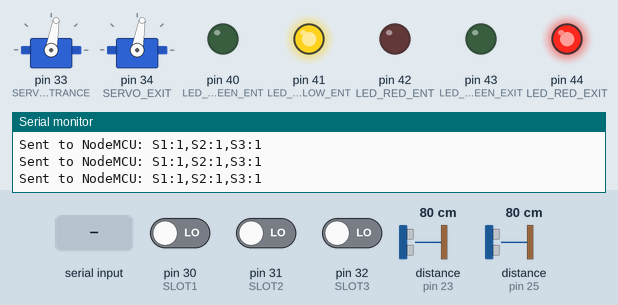
Recording of a sketch running on a simulated Arduino Mega 2560, built with avr-gcc and run on an emulated ATmega2560. On the bench: 2 × servo, output pins drawn as LEDs (lit = HIGH), the last lines printed to the serial monitor. Wiring (inferred from the names in the program): 2 × ultrasonic range finder: trigger pin 22, echo pin 23 / trigger pin 24, echo pin 25. The test bench sets the inputs (shaded band); at power-on: distance to the obstacle (sensors on pin 25, pin 23) 80 cm, pin 30 (SLOT1) LOW, pin 31 (SLOT2) LOW, pin 32 (SLOT3) LOW. The echo pulse lasts 58.3 µs per cm; pins used as bus, display or sensor lines are not drawn.

Above: at 1.2 s.
1.3 s: "OPEN_ENTRANCE\n" received over the second serial link
At 3.7 s:
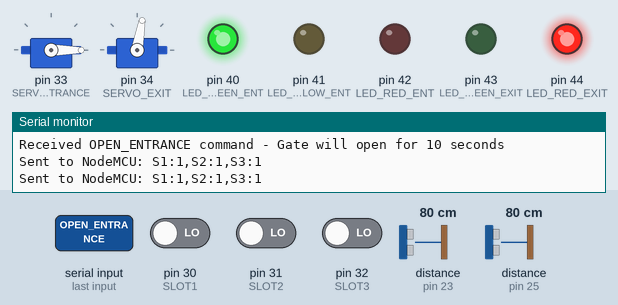
4.2 s: distance to the obstacle (sensor on pin 25) set to 12 cm
5.7 s: distance to the obstacle (sensor on pin 25) set to 9 cm
At 7.8 s:
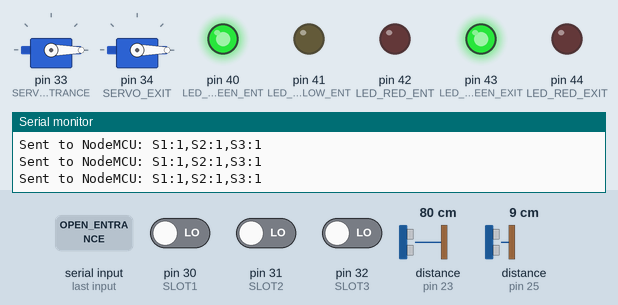
8.5 s: "CLOSE_ENTRANCE\n" received over the second serial link
At 10.9 s:
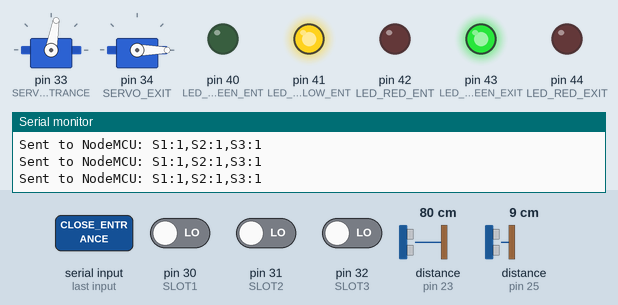
11.2 s: "LOT_FULL\n" received over the second serial link
At 11.7 s:
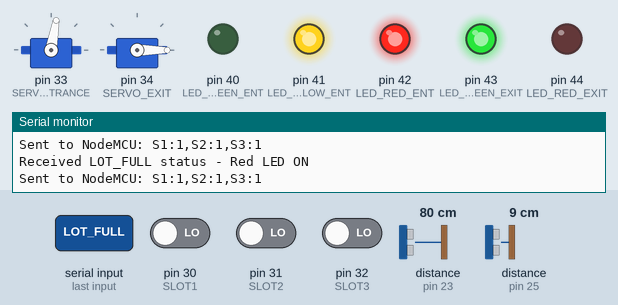
12.7 s: distance to the obstacle (sensor on pin 25) set to 18 cm
At 14.8 s:
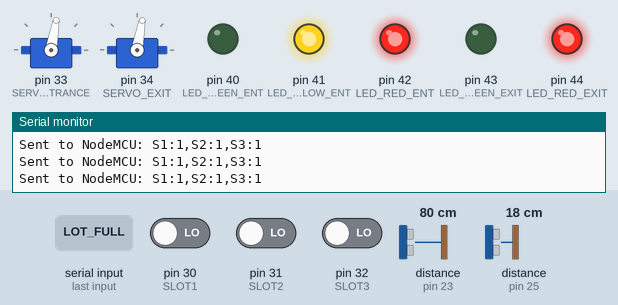
Timing chart, 0 to 16.3 s (numbered marks = the images above; inputs shaded):
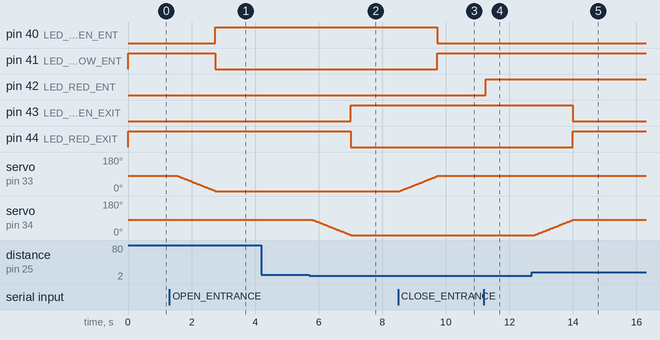

The sketch:

mega_sketch.ino
```cpp
// mega_sketch.ino
#include <Servo.h>

// ----- Pin Definitions -----
#define TRIG_IN 22
#define ECHO_IN 23
#define TRIG_OUT 24
#define ECHO_OUT 25
#define SLOT1 30
#define SLOT2 31
#define SLOT3 32
#define SERVO_ENTRANCE 33
#define SERVO_EXIT 34
#define LED_GREEN_ENT 40
#define LED_YELLOW_ENT 41
#define LED_RED_ENT 42
#define LED_GREEN_EXIT 43
#define LED_RED_EXIT 44

// ----- Constants -----
#define DIST_THRESHOLD 10.0 // cm for car detection
#define OPEN_ANGLE 0
#define CLOSED_ANGLE 80
#define SERVO_DELAY 15
#define ULTRASONIC_DELAY 100

Servo gateEntrance;
Servo gateExit;

// --- State variables ---
bool physicalCarAtEntrance = false;
bool physicalCarAtExit = false;
bool remoteGateOpenCommand = false; // New: command from NodeMCU
unsigned long gateOpenTime = 0;     // Timestamp when gate was opened remotely
const unsigned long GATE_OPEN_DURATION = 10000; // Keep gate open for 10 seconds
bool lotIsFull = false;             // New: lot full status from backend

// --- Function Prototypes ---
float getDistance(int trigPin, int echoPin);
bool isSlotFree(int pin);
void moveServoSmooth(Servo &motor, int toAngle);
void handleSerialCommands();
void sendStatusToNodeMCU();

void setup()
{
    Serial.begin(9600);  // PC debug
    Serial1.begin(9600); // NodeMCU connection

    pinMode(TRIG_IN, OUTPUT);
    pinMode(ECHO_IN, INPUT);
    pinMode(TRIG_OUT, OUTPUT);
    pinMode(ECHO_OUT, INPUT);
    pinMode(SLOT1, INPUT);
    pinMode(SLOT2, INPUT);
    pinMode(SLOT3, INPUT);
    pinMode(LED_GREEN_ENT, OUTPUT);
    pinMode(LED_YELLOW_ENT, OUTPUT);
    pinMode(LED_RED_ENT, OUTPUT);
    pinMode(LED_GREEN_EXIT, OUTPUT);
    pinMode(LED_RED_EXIT, OUTPUT);

    gateEntrance.attach(SERVO_ENTRANCE);
    gateExit.attach(SERVO_EXIT);
    gateEntrance.write(CLOSED_ANGLE);
    gateExit.write(CLOSED_ANGLE);

    digitalWrite(LED_YELLOW_ENT, HIGH);
    digitalWrite(LED_RED_EXIT, HIGH);

    Serial.println("Mega Smart Parking Ready");
    Serial1.println("MEGA_READY");
}

void loop()
{
    // 1. Check for commands from NodeMCU (e.g., "OPEN_ENTRANCE")
    handleSerialCommands();

    // 2. Read all sensors
    float distIn = getDistance(TRIG_IN, ECHO_IN);
    physicalCarAtEntrance = (distIn > 0 && distIn < DIST_THRESHOLD);

    float distOut = getDistance(TRIG_OUT, ECHO_OUT);
    physicalCarAtExit = (distOut > 0 && distOut < DIST_THRESHOLD);

    bool s1_free = isSlotFree(SLOT1);
    bool s2_free = isSlotFree(SLOT2);
    bool s3_free = isSlotFree(SLOT3);
    int freeSlots = s1_free + s2_free + s3_free;

    // 3. Control gates based on logic
    // Entrance Gate Logic:
    // Priority 1: Remote command (booked user) - open for 10 seconds
    // Priority 2: Physical car detected AND slots available AND lot not full

    bool shouldOpenEntrance = false;

    // Check if remote command timer is still active
    if (remoteGateOpenCommand && (millis() - gateOpenTime < GATE_OPEN_DURATION))
    {
        shouldOpenEntrance = true;
    }
    else if (remoteGateOpenCommand)
    {
        // Timer expired, reset the command
        remoteGateOpenCommand = false;
        Serial.println("Remote gate command expired, closing gate");
    }

    // Physical car detection (drive-up customers)
    if (!shouldOpenEntrance && physicalCarAtEntrance && freeSlots > 0 && !lotIsFull)
    {
        shouldOpenEntrance = true;
    }

    // Apply entrance gate control
    if (shouldOpenEntrance)
    {
        moveServoSmooth(gateEntrance, OPEN_ANGLE);
        digitalWrite(LED_GREEN_ENT, HIGH);
        digitalWrite(LED_YELLOW_ENT, LOW);
        digitalWrite(LED_RED_ENT, LOW);
    }
    else
    {
        moveServoSmooth(gateEntrance, CLOSED_ANGLE);
        digitalWrite(LED_GREEN_ENT, LOW);
        digitalWrite(LED_YELLOW_ENT, HIGH);
        digitalWrite(LED_RED_ENT, lotIsFull ? HIGH : LOW);
    }

    // Exit Gate Logic: Open if a car is at the exit
    if (physicalCarAtExit)
    {
        moveServoSmooth(gateExit, OPEN_ANGLE);
        digitalWrite(LED_GREEN_EXIT, HIGH);
        digitalWrite(LED_RED_EXIT, LOW);
    }
    else
    {
        moveServoSmooth(gateExit, CLOSED_ANGLE);
        digitalWrite(LED_GREEN_EXIT, LOW);
        digitalWrite(LED_RED_EXIT, HIGH);
    }

    // 4. Send status to NodeMCU every loop
    sendStatusToNodeMCU();

    delay(500); // Main loop delay
}

void handleSerialCommands()
{
    if (Serial1.available())
    {
        String cmd = Serial1.readStringUntil('\n');
        cmd.trim();
        if (cmd == "OPEN_ENTRANCE")
        {
            remoteGateOpenCommand = true;
            gateOpenTime = millis(); // Record the time when gate was opened
            Serial.println("Received OPEN_ENTRANCE command - Gate will open for 10 seconds");
        }
        else if (cmd == "CLOSE_ENTRANCE")
        {
            remoteGateOpenCommand = false;
            Serial.println("Received CLOSE_ENTRANCE command - Forcing gate close");
        }
        else if (cmd == "LOT_FULL")
        {
            lotIsFull = true;
            Serial.println("Received LOT_FULL status - Red LED ON");
        }
        else if (cmd == "LOT_AVAILABLE")
        {
            lotIsFull = false;
            Serial.println("Received LOT_AVAILABLE status - Green LED ON");
        }
    }
}

void sendStatusToNodeMCU()
{
    bool s1 = !isSlotFree(SLOT1); // 1 for occupied
    bool s2 = !isSlotFree(SLOT2);
    bool s3 = !isSlotFree(SLOT3);

    String statusString = "S1:" + String(s1) + ",S2:" + String(s2) + ",S3:" + String(s3);
    Serial1.println(statusString);
    Serial.print("Sent to NodeMCU: ");
    Serial.println(statusString);
}

float getDistance(int trigPin, int echoPin)
{
    digitalWrite(trigPin, LOW);
    delayMicroseconds(2);
    digitalWrite(trigPin, HIGH);
    delayMicroseconds(10);
    digitalWrite(trigPin, LOW);
    unsigned long duration = pulseIn(echoPin, HIGH, 25000);
    return (duration == 0) ? -1.0 : duration * 0.0343 / 2.0;
}

bool isSlotFree(int pin)
{
    return digitalRead(pin) == HIGH;
}

void moveServoSmooth(Servo &motor, int toAngle)
{
    int fromAngle = motor.read();
    if (fromAngle == toAngle)
        return; // Already at target

    int step = (toAngle > fromAngle) ? 1 : -1;
    for (int pos = fromAngle; pos != toAngle; pos += step)
    {
        motor.write(pos);
        delay(SERVO_DELAY);
    }
    motor.write(toAngle);
}
```

Measured:
- the behaviour switches between 11 and 10 cm on distance to the obstacle (sensor on pin 25) (found by bisection; images 1 and 2)
- after the input at 1.3 s, pin 40 (LED_GREEN_ENT): LOW → HIGH after 1.5 s; pin 41 (LED_YELLOW_ENT): HIGH → LOW after 1.5 s; servo on pin 33 (SERVO_ENTRANCE): moves from 80° to 0° over 1.2 s, starting after 0.26 s
- after the input at 5.7 s, pin 43 (LED_GREEN_EXIT): LOW → HIGH after 1.3 s; pin 44 (LED_RED_EXIT): HIGH → LOW after 1.3 s; servo on pin 34 (SERVO_EXIT): moves from 80° to 0° over 1.2 s, starting after 0.12 s
- after the input at 8.5 s, pin 40 (LED_GREEN_ENT): HIGH → LOW after 1.2 s; pin 41 (LED_YELLOW_ENT): LOW → HIGH after 1.2 s; servo on pin 33 (SERVO_ENTRANCE): moves from 0° to 80° over 1.2 s, starting after 0.05 s
- after the input at 11.2 s, pin 42 (LED_RED_ENT): LOW → HIGH after 0.06 s
- after the input at 12.7 s, pin 43 (LED_GREEN_EXIT): HIGH → LOW after 1.3 s; pin 44 (LED_RED_EXIT): LOW → HIGH after 1.3 s; servo on pin 34 (SERVO_EXIT): moves from 0° to 80° over 1.2 s, starting after 0.10 s
